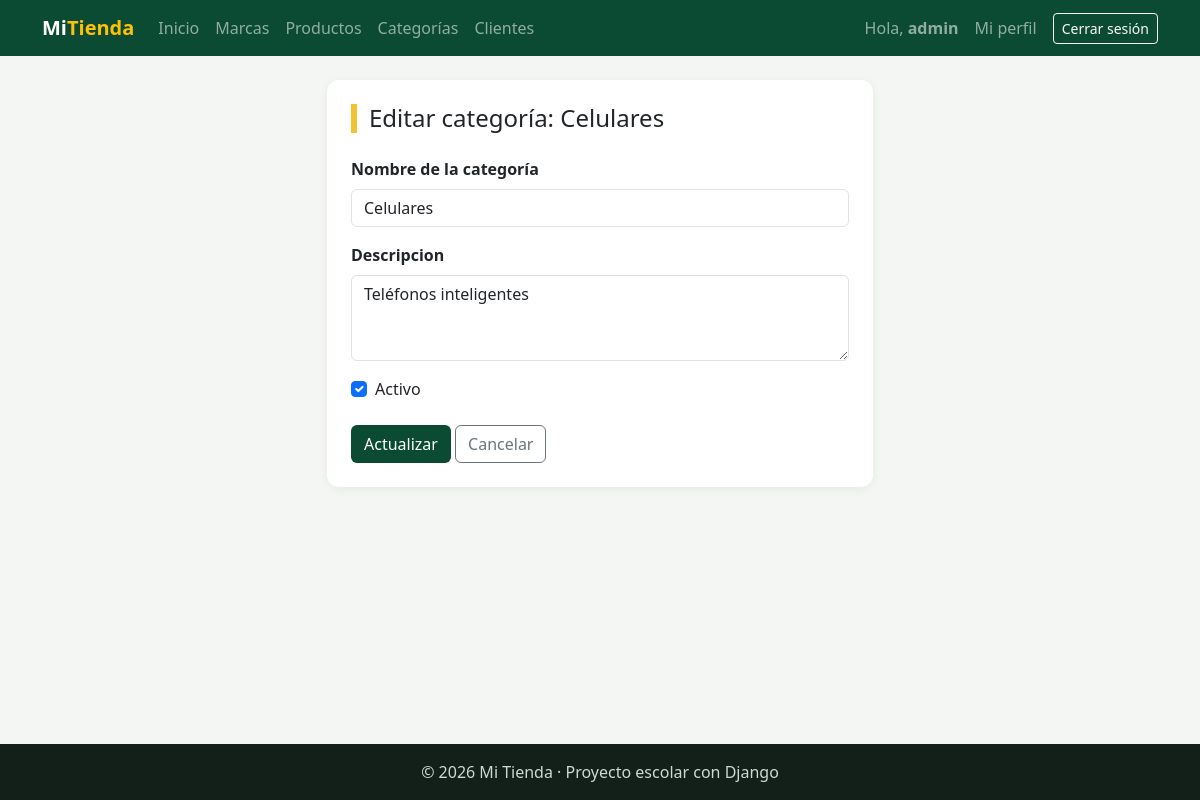
The app's page /facturacion/categorias/editar/2/ (signed in) with its own data.
### facturacion/models.py (models this page shows, shortened)
class Categoria(models.Model):                   # Hereda de models.Model → Django la convierte en tabla
    nombre = models.CharField(                   # CharField = texto corto → columna VARCHAR
        max_length=60,                           #   máximo 60 letras (OBLIGATORIO en CharField)
        unique=True,                             #   no puede haber dos categorías con el mismo nombre
    )
    descripcion = models.TextField(blank=True)   # TextField = texto largo. blank=True: el formulario lo deja vacío
    activo = models.BooleanField(default=True)   # Verdadero/Falso. default: valor si no se indica otro
    class Meta:                                  # Meta = configuración de la TABLA (no son columnas)
        verbose_name = "Categoría"               #   nombre en singular (se ve en el admin y en errores)
        verbose_name_plural = "Categorías"       #   nombre en plural
        ordering = ["nombre"]                    #   orden por defecto de las consultas: A → Z

### facturacion/views.py (the view)
# urls.py: path("categorias/editar/<int:pk>/", views.categoria_editar, name="categoria_editar"),
@login_required
def categoria_editar(request, pk):                         # UPDATE
    categoria = get_object_or_404(Categoria, pk=pk)        # pk viene de la URL; si no existe → 404
    if request.method == "POST":                           # POST: presionó «Actualizar»
        form = CategoriaForm(request.POST, instance=categoria)   # instance = «trabaja sobre ESTA categoría»
        if form.is_valid():
            form.save()                                    # UPDATE
            messages.success(request, f"Categoría «{categoria.nombre}» actualizada.")
            return redirect("facturacion:categoria_lista")
        messages.error(request, "Revisa los campos marcados en rojo.")
    else:                                                  # GET: formulario LLENO con los datos actuales
        form = CategoriaForm(instance=categoria)
    contexto = {"titulo": f"Editar categoría: {categoria.nombre}", "form": form, "boton": "Actualizar"}
    return render(request, "facturacion/categoria_form.html", contexto)

### facturacion/forms.py (shortened to what this page needs)
class CategoriaForm(forms.ModelForm):
    class Meta:
        model = Categoria
        fields = ["nombre", "descripcion", "activo"]
        labels = {"nombre": "Nombre de la categoría"}
        widgets = {
            "nombre": forms.TextInput(attrs={"class": "form-control", "placeholder": "Ej: Laptops"}),
            "descripcion": forms.Textarea(attrs={"class": "form-control", "rows": 3}),
            "activo": forms.CheckboxInput(attrs={"class": "form-check-input"}),
        }

### facturacion/templates/facturacion/categoria_form.html (shortened to what this page needs)
{% extends "base.html" %}
{% block contenido %}
<div class="row justify-content-center">
    <div class="col-md-8 col-lg-6">
        <div class="tarjeta">
            <h1 class="h4 titulo-pagina mb-4">{{ titulo }}</h1>
            <form method="post" novalidate>
                {% for campo in form %}
                    {% if campo.name == "activo" %}
                        <div class="form-check mb-4">
                            {{ campo }}
                            <label class="form-check-label" for="{{ campo.id_for_label }}">{{ campo.label }}</label>
                        </div>
                    {% else %}
                        <div class="mb-3">
                            <label class="form-label fw-semibold" for="{{ campo.id_for_label }}">{{ campo.label }}</label>
                            {{ campo }}
                        </div>
                    {% endif %}
                {% endfor %}
                <button type="submit" class="btn btn-verde">{{ boton }}</button>
                <a href="{% url 'facturacion:categoria_lista' %}" class="btn btn-outline-secondary">Cancelar</a>
            </form>
        </div>
    </div>
</div>
{% endblock %}

### templates/base.html (shortened to what this page needs)
{% load static %}
<!DOCTYPE html>
<html lang="es">
<head>
    <link href="https://cdn.jsdelivr.net/npm/bootstrap@5.3.3/dist/css/bootstrap.min.css" rel="stylesheet">
    <link rel="stylesheet" href="{% static 'css/estilos.css' %}">
</head>
<body>
    <nav class="navbar navbar-expand-lg navbar-dark barra">
        <div class="container">
            <a class="navbar-brand fw-bold" href="{% url 'home' %}">Mi<span class="text-warning">Tienda</span></a>
            <div class="collapse navbar-collapse" id="menu">
                <ul class="navbar-nav me-auto">
                    <li class="nav-item"><a class="nav-link" href="{% url 'home' %}">Inicio</a></li>
                    {% if user.is_authenticated %}
                        <li class="nav-item"><a class="nav-link" href="{% url 'facturacion:marca_lista' %}">Marcas</a></li>
                        <li class="nav-item"><a class="nav-link" href="{% url 'facturacion:producto_lista' %}">Productos</a></li>
                        <li class="nav-item"><a class="nav-link" href="{% url 'facturacion:categoria_lista' %}">Categorías</a></li>
                        <li class="nav-item"><a class="nav-link" href="{% url 'facturacion:cliente_lista' %}">Clientes</a></li>
                    {% endif %}
                </ul>
                <ul class="navbar-nav align-items-lg-center gap-2">
                    {% if user.is_authenticated %}
                        <li class="nav-item navbar-text">Hola, <b>{{ user.username }}</b></li>
                        <li class="nav-item"><a class="nav-link" href="{% url 'facturacion:mi_perfil' %}">Mi perfil</a></li>
                        <li class="nav-item">
                            <form method="post" action="{% url 'logout' %}" class="m-0">
                                <button type="submit" class="btn btn-sm btn-outline-light">Cerrar sesión</button>
                            </form>
                        </li>
                    {% else %}
                        <li class="nav-item"><a class="nav-link" href="{% url 'login' %}">Ingresar</a></li>
                        <li class="nav-item"><a class="btn btn-sm btn-warning" href="{% url 'registro' %}">Crear cuenta</a></li>
                    {% endif %}
                </ul>
            </div>
        </div>
    </nav>
    <main class="container py-4">
        {% block contenido %}{% endblock %}
    </main>
    <footer class="pie text-center py-3">© 2026 Mi Tienda · Proyecto escolar con Django</footer>
</body>
</html>

### static/css/estilos.css (style rules this page uses)
:root { --verde: #0c4b33; --verde-claro: #2f9e6e; --amarillo: #f2c230; }
body { background-color: #f3f6f2; min-height: 100vh; display: flex; flex-direction: column; }
main { flex: 1; }
.barra { background-color: var(--verde); }
.titulo-pagina { border-left: 6px solid var(--amarillo); padding-left: 12px; }
.tarjeta { background-color: white; border-radius: 12px; padding: 24px; box-shadow: 0 2px 10px rgba(0, 0, 0, .06); }
.btn-verde { background-color: var(--verde); color: white; }
.pie { background-color: #13201a; color: #cfd8d3; }

### records on screen
Categoria: form "Celulares" "Teléfonos inteligentes", form "☑"

### other values on screen
{{ user.username }} "admin"
{{ titulo }} "Editar categoría: Celulares"
{{ campo.label }} "Nombre de la categoría" "Descripcion"
{{ campo.label }} "Activo"
{{ boton }} "Actualizar"
